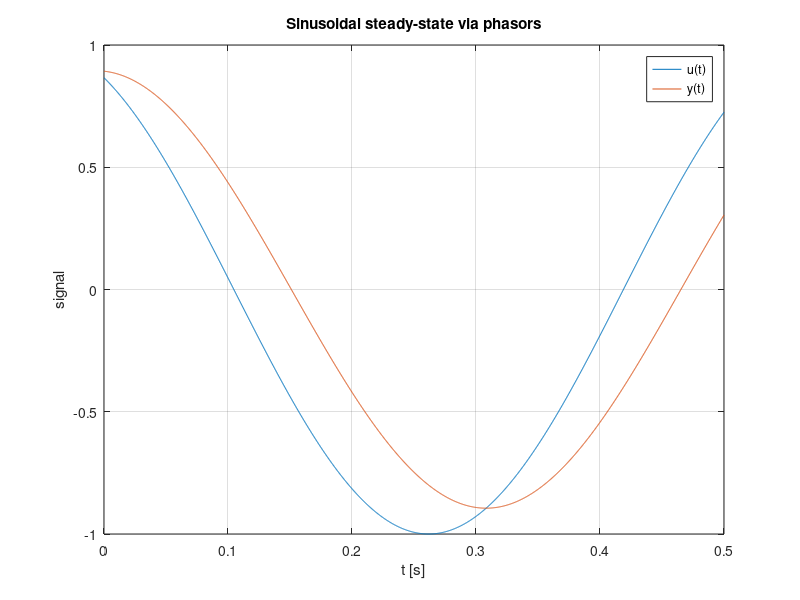

MATLAB code for this plot:
% Parameters
A = 1.0;
phi_u = deg2rad(30);   % rad
omega = 10.0;          % rad/s
tau = 0.05;            % s

% Input and output phasors
U = A * exp(1j * phi_u);      % U* = A e^{j phi}
H = 1 ./ (1 + 1j * tau * omega);
Y = H .* U;

magH = abs(H);
phaseH = angle(H);

fprintf("H(j omega) magnitude = %.4f\n", magH);
fprintf("H(j omega) phase [deg] = %.2f\n", rad2deg(phaseH));

% Time-domain reconstruction
t = linspace(0, 0.5, 2000);
u_t = real(U * exp(1j * omega * t));
y_t = real(Y * exp(1j * omega * t));

plot(t, u_t, t, y_t);
xlabel("t [s]"); ylabel("signal");
legend("u(t)", "y(t)");
grid on;
title("Sinusoidal steady-state via phasors");

% Simulink note:
% In Simulink, a Sine Wave block feeding a first-order transfer block (e.g. 1/(tau s + 1))
% will produce the same amplitude ratio and phase shift predicted by |H(j omega)| and angle(H).
